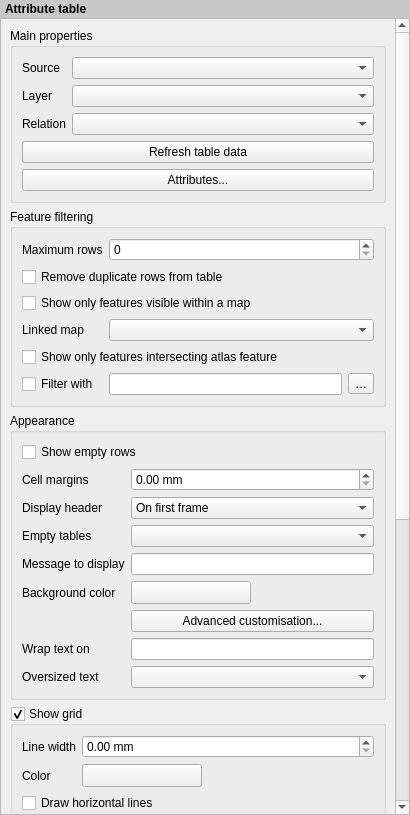
<?xml version="1.0" encoding="UTF-8"?>
<ui version="4.0">
 <class>QgsLayoutAttributeTableWidgetBase</class>
 <widget class="QWidget" name="QgsLayoutAttributeTableWidgetBase">
  <property name="geometry">
   <rect>
    <x>0</x>
    <y>0</y>
    <width>410</width>
    <height>815</height>
   </rect>
  </property>
  <property name="windowTitle">
   <string>Attribute Table</string>
  </property>
  <layout class="QVBoxLayout" name="verticalLayout">
   <property name="spacing">
    <number>0</number>
   </property>
   <property name="leftMargin">
    <number>0</number>
   </property>
   <property name="topMargin">
    <number>0</number>
   </property>
   <property name="rightMargin">
    <number>0</number>
   </property>
   <property name="bottomMargin">
    <number>0</number>
   </property>
   <item>
    <widget class="QLabel" name="label">
     <property name="sizePolicy">
      <sizepolicy hsizetype="Preferred" vsizetype="Maximum">
       <horstretch>0</horstretch>
       <verstretch>0</verstretch>
      </sizepolicy>
     </property>
     <property name="styleSheet">
      <string notr="true">padding: 2px; font-weight: bold; background-color: rgb(200, 200, 200);</string>
     </property>
     <property name="text">
      <string>Attribute table</string>
     </property>
    </widget>
   </item>
   <item>
    <widget class="QgsScrollArea" name="scrollArea">
     <property name="widgetResizable">
      <bool>true</bool>
     </property>
     <widget class="QWidget" name="scrollAreaWidgetContents">
      <property name="geometry">
       <rect>
        <x>0</x>
        <y>0</y>
        <width>689</width>
        <height>2574</height>
       </rect>
      </property>
      <layout class="QVBoxLayout" name="mainLayout">
       <item>
        <widget class="QgsCollapsibleGroupBoxBasic" name="groupBox">
         <property name="focusPolicy">
          <enum>Qt::StrongFocus</enum>
         </property>
         <property name="title">
          <string>Main properties</string>
         </property>
         <property name="syncGroup" stdset="0">
          <string notr="true">composeritem</string>
         </property>
         <property name="collapsed" stdset="0">
          <bool>false</bool>
         </property>
         <layout class="QGridLayout" name="gridLayout_4">
          <item row="0" column="0">
           <widget class="QLabel" name="label_8">
            <property name="text">
             <string>Source</string>
            </property>
           </widget>
          </item>
          <item row="0" column="1">
           <widget class="QComboBox" name="mSourceComboBox"/>
          </item>
          <item row="1" column="0">
           <widget class="QLabel" name="mLayerLabel">
            <property name="text">
             <string>Layer</string>
            </property>
            <property name="wordWrap">
             <bool>true</bool>
            </property>
           </widget>
          </item>
          <item row="1" column="1">
           <widget class="QgsMapLayerComboBox" name="mLayerComboBox">
            <property name="sizePolicy">
             <sizepolicy hsizetype="Expanding" vsizetype="Fixed">
              <horstretch>0</horstretch>
              <verstretch>0</verstretch>
             </sizepolicy>
            </property>
           </widget>
          </item>
          <item row="2" column="0">
           <widget class="QLabel" name="mRelationLabel">
            <property name="text">
             <string>Relation</string>
            </property>
           </widget>
          </item>
          <item row="2" column="1">
           <widget class="QComboBox" name="mRelationsComboBox"/>
          </item>
          <item row="3" column="0" colspan="2">
           <widget class="QPushButton" name="mRefreshPushButton">
            <property name="text">
             <string>Refresh table data</string>
            </property>
           </widget>
          </item>
          <item row="4" column="0" colspan="2">
           <widget class="QPushButton" name="mAttributesPushButton">
            <property name="text">
             <string>Attributes...</string>
            </property>
           </widget>
          </item>
         </layout>
        </widget>
       </item>
       <item>
        <widget class="QgsCollapsibleGroupBoxBasic" name="groupBox_5">
         <property name="focusPolicy">
          <enum>Qt::StrongFocus</enum>
         </property>
         <property name="title">
          <string>Feature filtering</string>
         </property>
         <property name="syncGroup" stdset="0">
          <string notr="true">composeritem</string>
         </property>
         <property name="collapsed" stdset="0">
          <bool>false</bool>
         </property>
         <layout class="QGridLayout" name="gridLayout_5">
          <item row="0" column="0">
           <widget class="QLabel" name="mMaxNumFeaturesLabel">
            <property name="text">
             <string>Maximum rows</string>
            </property>
            <property name="wordWrap">
             <bool>true</bool>
            </property>
            <property name="buddy">
             <cstring>mMaximumRowsSpinBox</cstring>
            </property>
           </widget>
          </item>
          <item row="0" column="1">
           <widget class="QgsSpinBox" name="mMaximumRowsSpinBox">
            <property name="maximum">
             <number>99999</number>
            </property>
            <property name="showClearButton" stdset="0">
             <bool>false</bool>
            </property>
           </widget>
          </item>
          <item row="1" column="0" colspan="2">
           <widget class="QCheckBox" name="mUniqueOnlyCheckBox">
            <property name="text">
             <string>Remove duplicate rows from table</string>
            </property>
           </widget>
          </item>
          <item row="2" column="0" colspan="2">
           <widget class="QCheckBox" name="mShowOnlyVisibleFeaturesCheckBox">
            <property name="text">
             <string>Show only features visible within a map</string>
            </property>
           </widget>
          </item>
          <item row="3" column="0">
           <widget class="QLabel" name="mComposerMapLabel">
            <property name="text">
             <string>Linked map</string>
            </property>
            <property name="wordWrap">
             <bool>true</bool>
            </property>
            <property name="buddy">
             <cstring>mComposerMapComboBox</cstring>
            </property>
           </widget>
          </item>
          <item row="3" column="1">
           <widget class="QgsLayoutItemComboBox" name="mComposerMapComboBox"/>
          </item>
          <item row="4" column="0" colspan="2">
           <widget class="QCheckBox" name="mIntersectAtlasCheckBox">
            <property name="text">
             <string>Show only features intersecting atlas feature</string>
            </property>
           </widget>
          </item>
          <item row="5" column="0">
           <widget class="QCheckBox" name="mFeatureFilterCheckBox">
            <property name="text">
             <string>Filter with</string>
            </property>
           </widget>
          </item>
          <item row="5" column="1">
           <layout class="QHBoxLayout" name="horizontalLayout">
            <item>
             <widget class="QLineEdit" name="mFeatureFilterEdit"/>
            </item>
            <item>
             <widget class="QToolButton" name="mFeatureFilterButton">
              <property name="text">
               <string>…</string>
              </property>
              <property name="icon">
               <iconset resource="../../../images/images.qrc">
                <normaloff>:/images/themes/default/mIconExpression.svg</normaloff>:/images/themes/default/mIconExpression.svg</iconset>
              </property>
             </widget>
            </item>
           </layout>
          </item>
         </layout>
         <zorder>mShowOnlyVisibleFeaturesCheckBox</zorder>
         <zorder>mComposerMapLabel</zorder>
         <zorder>mComposerMapComboBox</zorder>
         <zorder>mFeatureFilterCheckBox</zorder>
         <zorder>mMaximumRowsSpinBox</zorder>
         <zorder>mMaxNumFeaturesLabel</zorder>
         <zorder>mIntersectAtlasCheckBox</zorder>
         <zorder>mUniqueOnlyCheckBox</zorder>
        </widget>
       </item>
       <item>
        <widget class="QgsCollapsibleGroupBoxBasic" name="groupBox_6">
         <property name="focusPolicy">
          <enum>Qt::StrongFocus</enum>
         </property>
         <property name="title">
          <string>Appearance</string>
         </property>
         <property name="syncGroup" stdset="0">
          <string notr="true">composeritem</string>
         </property>
         <property name="collapsed" stdset="0">
          <bool>false</bool>
         </property>
         <layout class="QGridLayout" name="gridLayout_6">
          <item row="10" column="0">
           <widget class="QLabel" name="label_12">
            <property name="text">
             <string>Oversized text</string>
            </property>
           </widget>
          </item>
          <item row="9" column="0">
           <widget class="QLabel" name="label_11">
            <property name="text">
             <string>Wrap text on</string>
            </property>
            <property name="wordWrap">
             <bool>true</bool>
            </property>
           </widget>
          </item>
          <item row="3" column="1">
           <widget class="QComboBox" name="mHeaderModeComboBox">
            <item>
             <property name="text">
              <string>On first frame</string>
             </property>
            </item>
            <item>
             <property name="text">
              <string>On all frames</string>
             </property>
            </item>
            <item>
             <property name="text">
              <string>No header</string>
             </property>
            </item>
           </widget>
          </item>
          <item row="3" column="0">
           <widget class="QLabel" name="label_7">
            <property name="text">
             <string>Display header</string>
            </property>
           </widget>
          </item>
          <item row="9" column="1">
           <widget class="QLineEdit" name="mWrapStringLineEdit">
            <property name="frame">
             <bool>true</bool>
            </property>
           </widget>
          </item>
          <item row="6" column="0">
           <widget class="QLabel" name="mEmptyMessageLabel">
            <property name="text">
             <string>Message to display</string>
            </property>
           </widget>
          </item>
          <item row="5" column="0">
           <widget class="QLabel" name="label_9">
            <property name="text">
             <string>Empty tables</string>
            </property>
           </widget>
          </item>
          <item row="2" column="1">
           <widget class="QgsDoubleSpinBox" name="mMarginSpinBox">
            <property name="suffix">
             <string> mm</string>
            </property>
            <property name="singleStep">
             <double>0.100000000000000</double>
            </property>
            <property name="showClearButton" stdset="0">
             <bool>false</bool>
            </property>
           </widget>
          </item>
          <item row="6" column="1">
           <widget class="QLineEdit" name="mEmptyMessageLineEdit"/>
          </item>
          <item row="1" column="0" colspan="2">
           <widget class="QCheckBox" name="mDrawEmptyCheckBox">
            <property name="text">
             <string>Show empty rows</string>
            </property>
           </widget>
          </item>
          <item row="7" column="0">
           <widget class="QLabel" name="label_10">
            <property name="text">
             <string>Background color</string>
            </property>
           </widget>
          </item>
          <item row="5" column="1">
           <widget class="QComboBox" name="mEmptyModeComboBox"/>
          </item>
          <item row="10" column="1">
           <widget class="QComboBox" name="mWrapBehaviorComboBox"/>
          </item>
          <item row="2" column="0">
           <widget class="QLabel" name="mMarginLabel">
            <property name="text">
             <string>Cell margins</string>
            </property>
            <property name="wordWrap">
             <bool>true</bool>
            </property>
            <property name="buddy">
             <cstring>mMarginSpinBox</cstring>
            </property>
           </widget>
          </item>
          <item row="7" column="1">
           <layout class="QHBoxLayout" name="horizontalLayout_5">
            <item>
             <widget class="QgsColorButton" name="mBackgroundColorButton">
              <property name="minimumSize">
               <size>
                <width>120</width>
                <height>0</height>
               </size>
              </property>
              <property name="maximumSize">
               <size>
                <width>120</width>
                <height>16777215</height>
               </size>
              </property>
              <property name="text">
               <string/>
              </property>
             </widget>
            </item>
            <item>
             <spacer name="horizontalSpacer_4">
              <property name="orientation">
               <enum>Qt::Horizontal</enum>
              </property>
              <property name="sizeHint" stdset="0">
               <size>
                <width>40</width>
                <height>20</height>
               </size>
              </property>
             </spacer>
            </item>
           </layout>
          </item>
          <item row="8" column="1">
           <widget class="QPushButton" name="mAdvancedCustomisationButton">
            <property name="text">
             <string>Advanced customisation...</string>
            </property>
           </widget>
          </item>
         </layout>
        </widget>
       </item>
       <item>
        <widget class="QgsCollapsibleGroupBoxBasic" name="mShowGridGroupCheckBox">
         <property name="focusPolicy">
          <enum>Qt::StrongFocus</enum>
         </property>
         <property name="title">
          <string>Show grid</string>
         </property>
         <property name="checkable">
          <bool>true</bool>
         </property>
         <property name="syncGroup" stdset="0">
          <string notr="true">composeritem</string>
         </property>
         <property name="collapsed" stdset="0">
          <bool>false</bool>
         </property>
         <layout class="QGridLayout" name="gridLayout_7">
          <item row="0" column="0">
           <widget class="QLabel" name="mGridStrokeWidthLabel">
            <property name="text">
             <string>Line width</string>
            </property>
            <property name="wordWrap">
             <bool>true</bool>
            </property>
            <property name="buddy">
             <cstring>mGridStrokeWidthSpinBox</cstring>
            </property>
           </widget>
          </item>
          <item row="0" column="1">
           <widget class="QgsDoubleSpinBox" name="mGridStrokeWidthSpinBox">
            <property name="suffix">
             <string> mm</string>
            </property>
            <property name="singleStep">
             <double>0.100000000000000</double>
            </property>
            <property name="showClearButton" stdset="0">
             <bool>false</bool>
            </property>
           </widget>
          </item>
          <item row="1" column="0">
           <widget class="QLabel" name="label_6">
            <property name="text">
             <string>Color</string>
            </property>
           </widget>
          </item>
          <item row="1" column="1">
           <layout class="QHBoxLayout" name="horizontalLayout_2">
            <item>
             <widget class="QgsColorButton" name="mGridColorButton">
              <property name="minimumSize">
               <size>
                <width>120</width>
                <height>0</height>
               </size>
              </property>
              <property name="maximumSize">
               <size>
                <width>120</width>
                <height>16777215</height>
               </size>
              </property>
              <property name="text">
               <string/>
              </property>
             </widget>
            </item>
            <item>
             <spacer name="horizontalSpacer">
              <property name="orientation">
               <enum>Qt::Horizontal</enum>
              </property>
              <property name="sizeHint" stdset="0">
               <size>
                <width>40</width>
                <height>20</height>
               </size>
              </property>
             </spacer>
            </item>
           </layout>
          </item>
          <item row="2" column="0" colspan="2">
           <widget class="QCheckBox" name="mDrawHorizontalGrid">
            <property name="text">
             <string>Draw horizontal lines</string>
            </property>
           </widget>
          </item>
          <item row="3" column="0" colspan="2">
           <widget class="QCheckBox" name="mDrawVerticalGrid">
            <property name="text">
             <string>Draw vertical lines</string>
            </property>
           </widget>
          </item>
         </layout>
        </widget>
       </item>
       <item>
        <widget class="QgsCollapsibleGroupBoxBasic" name="groupBox_3">
         <property name="focusPolicy">
          <enum>Qt::StrongFocus</enum>
         </property>
         <property name="title">
          <string>Fonts and text styling</string>
         </property>
         <property name="syncGroup" stdset="0">
          <string notr="true">composeritem</string>
         </property>
         <property name="collapsed" stdset="0">
          <bool>false</bool>
         </property>
         <layout class="QVBoxLayout" name="verticalLayout_2">
          <item>
           <widget class="QGroupBox" name="groupBox_2">
            <property name="title">
             <string>Table heading</string>
            </property>
            <layout class="QGridLayout" name="gridLayout">
             <item row="1" column="1">
              <layout class="QHBoxLayout" name="horizontalLayout_3">
               <item>
                <widget class="QgsColorButton" name="mHeaderFontColorButton">
                 <property name="minimumSize">
                  <size>
                   <width>120</width>
                   <height>0</height>
                  </size>
                 </property>
                 <property name="maximumSize">
                  <size>
                   <width>120</width>
                   <height>16777215</height>
                  </size>
                 </property>
                 <property name="text">
                  <string/>
                 </property>
                </widget>
               </item>
               <item>
                <spacer name="horizontalSpacer_2">
                 <property name="orientation">
                  <enum>Qt::Horizontal</enum>
                 </property>
                 <property name="sizeHint" stdset="0">
                  <size>
                   <width>40</width>
                   <height>20</height>
                  </size>
                 </property>
                </spacer>
               </item>
              </layout>
             </item>
             <item row="2" column="0">
              <widget class="QLabel" name="label_2">
               <property name="text">
                <string>Alignment</string>
               </property>
              </widget>
             </item>
             <item row="2" column="1">
              <widget class="QComboBox" name="mHeaderHAlignmentComboBox">
               <property name="sizePolicy">
                <sizepolicy hsizetype="Expanding" vsizetype="Fixed">
                 <horstretch>0</horstretch>
                 <verstretch>0</verstretch>
                </sizepolicy>
               </property>
               <item>
                <property name="text">
                 <string>Follow column alignment</string>
                </property>
               </item>
               <item>
                <property name="text">
                 <string>Left</string>
                </property>
               </item>
               <item>
                <property name="text">
                 <string>Center</string>
                </property>
               </item>
               <item>
                <property name="text">
                 <string>Right</string>
                </property>
               </item>
              </widget>
             </item>
             <item row="1" column="0">
              <widget class="QLabel" name="label_3">
               <property name="text">
                <string>Color</string>
               </property>
              </widget>
             </item>
             <item row="0" column="0">
              <widget class="QLabel" name="label_5">
               <property name="text">
                <string>Font</string>
               </property>
              </widget>
             </item>
             <item row="0" column="1">
              <widget class="QgsFontButton" name="mHeaderFontToolButton">
               <property name="sizePolicy">
                <sizepolicy hsizetype="Expanding" vsizetype="Fixed">
                 <horstretch>0</horstretch>
                 <verstretch>0</verstretch>
                </sizepolicy>
               </property>
               <property name="text">
                <string>Heading font</string>
               </property>
              </widget>
             </item>
            </layout>
           </widget>
          </item>
          <item>
           <widget class="QGroupBox" name="groupBox_4">
            <property name="title">
             <string>Table contents</string>
            </property>
            <layout class="QGridLayout" name="gridLayout_2">
             <item row="0" column="0">
              <widget class="QLabel" name="lblContentsFont">
               <property name="text">
                <string>Font</string>
               </property>
              </widget>
             </item>
             <item row="1" column="0">
              <widget class="QLabel" name="label_4">
               <property name="text">
                <string>Color</string>
               </property>
              </widget>
             </item>
             <item row="1" column="1">
              <layout class="QHBoxLayout" name="horizontalLayout_4">
               <item>
                <widget class="QgsColorButton" name="mContentFontColorButton">
                 <property name="minimumSize">
                  <size>
                   <width>120</width>
                   <height>0</height>
                  </size>
                 </property>
                 <property name="maximumSize">
                  <size>
                   <width>120</width>
                   <height>16777215</height>
                  </size>
                 </property>
                 <property name="text">
                  <string/>
                 </property>
                </widget>
               </item>
               <item>
                <spacer name="horizontalSpacer_3">
                 <property name="orientation">
                  <enum>Qt::Horizontal</enum>
                 </property>
                 <property name="sizeHint" stdset="0">
                  <size>
                   <width>40</width>
                   <height>20</height>
                  </size>
                 </property>
                </spacer>
               </item>
              </layout>
             </item>
             <item row="0" column="1">
              <widget class="QgsFontButton" name="mContentFontToolButton">
               <property name="sizePolicy">
                <sizepolicy hsizetype="Expanding" vsizetype="Fixed">
                 <horstretch>0</horstretch>
                 <verstretch>0</verstretch>
                </sizepolicy>
               </property>
               <property name="text">
                <string>Contents font</string>
               </property>
              </widget>
             </item>
            </layout>
           </widget>
          </item>
         </layout>
        </widget>
       </item>
       <item>
        <widget class="QgsCollapsibleGroupBoxBasic" name="frameGroupBox">
         <property name="focusPolicy">
          <enum>Qt::StrongFocus</enum>
         </property>
         <property name="title">
          <string>Frames</string>
         </property>
         <property name="checkable">
          <bool>false</bool>
         </property>
         <property name="checked">
          <bool>false</bool>
         </property>
         <property name="collapsed" stdset="0">
          <bool>false</bool>
         </property>
         <layout class="QGridLayout" name="gridLayout_3">
          <item row="0" column="0">
           <widget class="QLabel" name="mResizeModeLabel">
            <property name="text">
             <string>Resize mode</string>
            </property>
            <property name="wordWrap">
             <bool>true</bool>
            </property>
           </widget>
          </item>
          <item row="0" column="1">
           <widget class="QComboBox" name="mResizeModeComboBox">
            <property name="sizePolicy">
             <sizepolicy hsizetype="Expanding" vsizetype="Fixed">
              <horstretch>0</horstretch>
              <verstretch>0</verstretch>
             </sizepolicy>
            </property>
           </widget>
          </item>
          <item row="1" column="0" colspan="2">
           <widget class="QPushButton" name="mAddFramePushButton">
            <property name="text">
             <string>Add Frame</string>
            </property>
           </widget>
          </item>
          <item row="2" column="0" colspan="2">
           <widget class="QCheckBox" name="mEmptyFrameCheckBox">
            <property name="text">
             <string>Don't export page if frame is empty</string>
            </property>
           </widget>
          </item>
          <item row="3" column="0" colspan="2">
           <widget class="QCheckBox" name="mHideEmptyBgCheckBox">
            <property name="text">
             <string>Don't draw background if frame is empty</string>
            </property>
           </widget>
          </item>
         </layout>
        </widget>
       </item>
      </layout>
     </widget>
    </widget>
   </item>
  </layout>
 </widget>
 <customwidgets>
  <customwidget>
   <class>QgsScrollArea</class>
   <extends>QScrollArea</extends>
   <header>qgsscrollarea.h</header>
   <container>1</container>
  </customwidget>
  <customwidget>
   <class>QgsMapLayerComboBox</class>
   <extends>QComboBox</extends>
   <header location="global">qgsmaplayercombobox.h</header>
  </customwidget>
  <customwidget>
   <class>QgsColorButton</class>
   <extends>QToolButton</extends>
   <header>qgscolorbutton.h</header>
   <container>1</container>
  </customwidget>
  <customwidget>
   <class>QgsCollapsibleGroupBoxBasic</class>
   <extends>QGroupBox</extends>
   <header>qgscollapsiblegroupbox.h</header>
   <container>1</container>
  </customwidget>
  <customwidget>
   <class>QgsDoubleSpinBox</class>
   <extends>QDoubleSpinBox</extends>
   <header>qgsdoublespinbox.h</header>
  </customwidget>
  <customwidget>
   <class>QgsFontButton</class>
   <extends>QToolButton</extends>
   <header>qgsfontbutton.h</header>
  </customwidget>
  <customwidget>
   <class>QgsSpinBox</class>
   <extends>QSpinBox</extends>
   <header>qgsspinbox.h</header>
  </customwidget>
  <customwidget>
   <class>QgsLayoutItemComboBox</class>
   <extends>QComboBox</extends>
   <header>qgslayoutitemcombobox.h</header>
  </customwidget>
 </customwidgets>
 <tabstops>
  <tabstop>scrollArea</tabstop>
  <tabstop>groupBox</tabstop>
  <tabstop>mSourceComboBox</tabstop>
  <tabstop>mLayerComboBox</tabstop>
  <tabstop>mRelationsComboBox</tabstop>
  <tabstop>mRefreshPushButton</tabstop>
  <tabstop>mAttributesPushButton</tabstop>
  <tabstop>groupBox_5</tabstop>
  <tabstop>mMaximumRowsSpinBox</tabstop>
  <tabstop>mUniqueOnlyCheckBox</tabstop>
  <tabstop>mShowOnlyVisibleFeaturesCheckBox</tabstop>
  <tabstop>mComposerMapComboBox</tabstop>
  <tabstop>mIntersectAtlasCheckBox</tabstop>
  <tabstop>mFeatureFilterCheckBox</tabstop>
  <tabstop>mFeatureFilterEdit</tabstop>
  <tabstop>mFeatureFilterButton</tabstop>
  <tabstop>groupBox_6</tabstop>
  <tabstop>mDrawEmptyCheckBox</tabstop>
  <tabstop>mMarginSpinBox</tabstop>
  <tabstop>mHeaderModeComboBox</tabstop>
  <tabstop>mEmptyModeComboBox</tabstop>
  <tabstop>mEmptyMessageLineEdit</tabstop>
  <tabstop>mBackgroundColorButton</tabstop>
  <tabstop>mAdvancedCustomisationButton</tabstop>
  <tabstop>mWrapStringLineEdit</tabstop>
  <tabstop>mWrapBehaviorComboBox</tabstop>
  <tabstop>mShowGridGroupCheckBox</tabstop>
  <tabstop>mGridStrokeWidthSpinBox</tabstop>
  <tabstop>mGridColorButton</tabstop>
  <tabstop>mDrawHorizontalGrid</tabstop>
  <tabstop>mDrawVerticalGrid</tabstop>
  <tabstop>groupBox_3</tabstop>
  <tabstop>mHeaderFontToolButton</tabstop>
  <tabstop>mHeaderFontColorButton</tabstop>
  <tabstop>mHeaderHAlignmentComboBox</tabstop>
  <tabstop>mContentFontToolButton</tabstop>
  <tabstop>mContentFontColorButton</tabstop>
  <tabstop>frameGroupBox</tabstop>
  <tabstop>mResizeModeComboBox</tabstop>
  <tabstop>mAddFramePushButton</tabstop>
  <tabstop>mEmptyFrameCheckBox</tabstop>
  <tabstop>mHideEmptyBgCheckBox</tabstop>
 </tabstops>
 <resources>
  <include location="../../../images/images.qrc"/>
  <include location="../../../images/images.qrc"/>
  <include location="../../../images/images.qrc"/>
  <include location="../../../images/images.qrc"/>
  <include location="../../../images/images.qrc"/>
  <include location="../../../images/images.qrc"/>
  <include location="../../../images/images.qrc"/>
  <include location="../../../images/images.qrc"/>
  <include location="../../../images/images.qrc"/>
  <include location="../../../images/images.qrc"/>
  <include location="../../../images/images.qrc"/>
  <include location="../../../images/images.qrc"/>
  <include location="../../../images/images.qrc"/>
  <include location="../../../images/images.qrc"/>
  <include location="../../../images/images.qrc"/>
  <include location="../../../images/images.qrc"/>
  <include location="../../../images/images.qrc"/>
  <include location="../../../images/images.qrc"/>
  <include location="../../../images/images.qrc"/>
  <include location="../../../images/images.qrc"/>
  <include location="../../../images/images.qrc"/>
  <include location="../../../images/images.qrc"/>
  <include location="../../../images/images.qrc"/>
  <include location="../../../images/images.qrc"/>
  <include location="../../../images/images.qrc"/>
  <include location="../../../images/images.qrc"/>
  <include location="../../../images/images.qrc"/>
 </resources>
 <connections/>
</ui>
